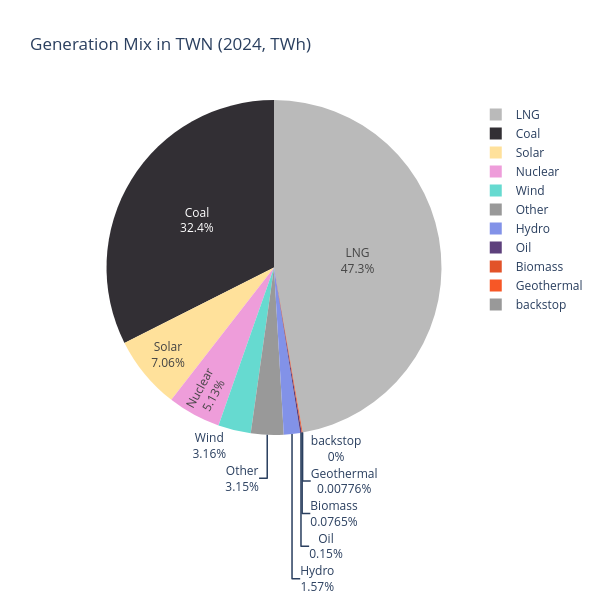

Here is the notebook cell this chart was saved with:
### Code cell
# --- CHECK GENERATION MIX --- #

generation = (
    n.generators_t.p
     .resample('YE').sum()
     .groupby([n.generators.bus, n.generators.carrier], axis=1).sum()
     .melt()
     .rename(columns={'variable': 'carrier'})
)
generation.carrier.replace('', 'backstop', inplace=True)
generation.value = generation.value.div(1e6)
color_map = n.carriers.color.to_dict()
colors = [ color_map.get(c, "#999999") for c in generation.carrier ]

# 1×1 subplot of type “domain” (pie)
fig = make_subplots(
    rows=1, cols=1,
    specs=[[{'type':'domain'}]]
)

# add the pie into row=1,col=1
fig.add_trace(
    go.Pie(
        labels=generation.carrier,
        values=generation.value,
        marker=dict(colors=colors),
        textinfo='percent+label'
    ),
    row=1, col=1
)

fig.update_layout(
    title_text="Generation Mix in TWN (2024, TWh)",
    width=600,
    height=600
)

### Figure 1 — Plotly figure (JSON) as saved in the notebook; plotly's stock layout.template omitted (floating-point values rounded to 4 significant figures)
{"data": [{"domain": {"x": [0, 1], "y": [0, 1]}, "labels": ["Biomass", "Coal", "Geothermal", "Hydro", "LNG", "Nuclear", "Oil", "Other", "Solar", "Wind", "backstop"], "marker": {"colors": ["#e25329", "#322f34", "#f75726", "#8292e8", "#bababa", "#ee9dda", "#5d407c", "#999999", "#ffe19b", "#66dad0", "#999999"]}, "textinfo": "percent+label", "type": "pie", "values": [0.1913, 81.09, 0.01939, 3.919, 118.2, 12.82, 0.3738, 7.881, 17.65, 7.892, 0.0]}], "layout": {"height": 600, "title": {"text": "Generation Mix in TWN (2024, TWh)"}, "width": 600}}
